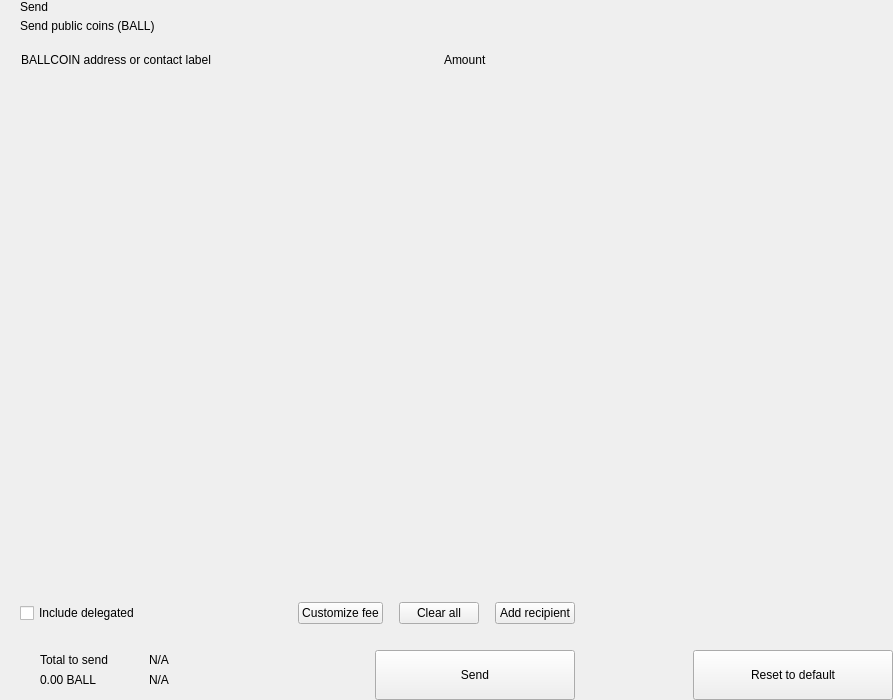
<?xml version="1.0" encoding="UTF-8"?>
<ui version="4.0">
 <class>send</class>
 <widget class="QWidget" name="send">
  <property name="geometry">
   <rect>
    <x>0</x>
    <y>0</y>
    <width>893</width>
    <height>700</height>
   </rect>
  </property>
  <property name="windowTitle">
   <string>Form</string>
  </property>
  <layout class="QHBoxLayout" name="horizontalLayout_2" stretch="2,1">
   <property name="spacing">
    <number>0</number>
   </property>
   <property name="leftMargin">
    <number>0</number>
   </property>
   <property name="topMargin">
    <number>0</number>
   </property>
   <property name="rightMargin">
    <number>0</number>
   </property>
   <property name="bottomMargin">
    <number>0</number>
   </property>
   <item>
    <widget class="QWidget" name="left" native="true">
     <layout class="QVBoxLayout" name="verticalLayout_3">
      <property name="spacing">
       <number>0</number>
      </property>
      <property name="leftMargin">
       <number>0</number>
      </property>
      <property name="topMargin">
       <number>0</number>
      </property>
      <property name="rightMargin">
       <number>0</number>
      </property>
      <property name="bottomMargin">
       <number>0</number>
      </property>
      <item>
       <layout class="QVBoxLayout" name="verticalLayout_22" stretch="0,0,0,1,0,0,0,0">
        <property name="spacing">
         <number>0</number>
        </property>
        <item>
         <layout class="QHBoxLayout" name="horizontalLayout_3">
          <property name="spacing">
           <number>0</number>
          </property>
          <property name="leftMargin">
           <number>20</number>
          </property>
          <property name="rightMargin">
           <number>20</number>
          </property>
          <item>
           <layout class="QVBoxLayout" name="verticalLayout">
            <property name="spacing">
             <number>5</number>
            </property>
            <item>
             <widget class="QLabel" name="labelTitle">
              <property name="text">
               <string>Send</string>
              </property>
              <property name="alignment">
               <set>Qt::AlignLeading|Qt::AlignLeft|Qt::AlignVCenter</set>
              </property>
             </widget>
            </item>
            <item>
             <widget class="QLabel" name="labelSubtitle1">
              <property name="text">
               <string>Send public coins (BALL)</string>
              </property>
             </widget>
            </item>
           </layout>
          </item>
          <item>
           <spacer name="horizontalSpacer">
            <property name="orientation">
             <enum>Qt::Horizontal</enum>
            </property>
            <property name="sizeHint" stdset="0">
             <size>
              <width>40</width>
              <height>20</height>
             </size>
            </property>
           </spacer>
          </item>
         </layout>
        </item>
        <item>
         <spacer name="verticalSpacer_2">
          <property name="orientation">
           <enum>Qt::Vertical</enum>
          </property>
          <property name="sizeType">
           <enum>QSizePolicy::Fixed</enum>
          </property>
          <property name="sizeHint" stdset="0">
           <size>
            <width>20</width>
            <height>20</height>
           </size>
          </property>
         </spacer>
        </item>
        <item>
         <layout class="QHBoxLayout" name="horizontalLayout" stretch="6,0,2">
          <property name="spacing">
           <number>0</number>
          </property>
          <property name="leftMargin">
           <number>10</number>
          </property>
          <property name="topMargin">
           <number>0</number>
          </property>
          <property name="rightMargin">
           <number>20</number>
          </property>
          <property name="bottomMargin">
           <number>0</number>
          </property>
          <item>
           <widget class="QLabel" name="labelSubtitleAddress">
            <property name="styleSheet">
             <string notr="true">margin-left:8px;</string>
            </property>
            <property name="text">
             <string>BALLCOIN address or contact label</string>
            </property>
           </widget>
          </item>
          <item>
           <spacer name="horizontalSpacer_3">
            <property name="orientation">
             <enum>Qt::Horizontal</enum>
            </property>
            <property name="sizeType">
             <enum>QSizePolicy::Fixed</enum>
            </property>
            <property name="sizeHint" stdset="0">
             <size>
              <width>40</width>
              <height>1</height>
             </size>
            </property>
           </spacer>
          </item>
          <item>
           <widget class="QLabel" name="labelSubtitleAmount">
            <property name="text">
             <string>Amount</string>
            </property>
           </widget>
          </item>
         </layout>
        </item>
        <item>
         <widget class="QScrollArea" name="scrollArea">
          <property name="minimumSize">
           <size>
            <width>0</width>
            <height>350</height>
           </size>
          </property>
          <property name="styleSheet">
           <string notr="true">#scrollArea {
            background:transparent;
            margin-top:10px;
}</string>
          </property>
          <property name="horizontalScrollBarPolicy">
           <enum>Qt::ScrollBarAlwaysOff</enum>
          </property>
          <property name="sizeAdjustPolicy">
           <enum>QAbstractScrollArea::AdjustIgnored</enum>
          </property>
          <property name="widgetResizable">
           <bool>true</bool>
          </property>
          <property name="alignment">
           <set>Qt::AlignLeading|Qt::AlignLeft|Qt::AlignTop</set>
          </property>
          <widget class="QWidget" name="scrollAreaWidgetContents">
           <property name="geometry">
            <rect>
             <x>0</x>
             <y>0</y>
             <width>591</width>
             <height>16</height>
            </rect>
           </property>
           <property name="sizePolicy">
            <sizepolicy hsizetype="Preferred" vsizetype="Maximum">
             <horstretch>0</horstretch>
             <verstretch>0</verstretch>
            </sizepolicy>
           </property>
           <property name="autoFillBackground">
            <bool>false</bool>
           </property>
           <property name="styleSheet">
            <string notr="true">#scrollAreaWidgetContents {
             background:transparent;
             }</string>
           </property>
           <layout class="QVBoxLayout" name="verticalLayout_7">
            <property name="spacing">
             <number>0</number>
            </property>
            <property name="sizeConstraint">
             <enum>QLayout::SetDefaultConstraint</enum>
            </property>
            <property name="leftMargin">
             <number>0</number>
            </property>
            <property name="topMargin">
             <number>0</number>
            </property>
            <property name="rightMargin">
             <number>0</number>
            </property>
            <property name="bottomMargin">
             <number>0</number>
            </property>
           </layout>
          </widget>
         </widget>
        </item>
        <item>
         <spacer name="verticalSpacer_4">
          <property name="orientation">
           <enum>Qt::Vertical</enum>
          </property>
          <property name="sizeType">
           <enum>QSizePolicy::Fixed</enum>
          </property>
          <property name="sizeHint" stdset="0">
           <size>
            <width>20</width>
            <height>20</height>
           </size>
          </property>
         </spacer>
        </item>
        <item>
         <layout class="QHBoxLayout" name="horizontalLayout_20">
          <property name="spacing">
           <number>6</number>
          </property>
          <property name="leftMargin">
           <number>20</number>
          </property>
          <property name="rightMargin">
           <number>20</number>
          </property>
          <item>
           <widget class="QCheckBox" name="checkBoxDelegations">
            <property name="layoutDirection">
             <enum>Qt::LeftToRight</enum>
            </property>
            <property name="text">
             <string>Include delegated</string>
            </property>
           </widget>
          </item>
          <item>
           <spacer name="horizontalSpacer_4">
            <property name="orientation">
             <enum>Qt::Horizontal</enum>
            </property>
            <property name="sizeHint" stdset="0">
             <size>
              <width>10</width>
              <height>20</height>
             </size>
            </property>
           </spacer>
          </item>
          <item>
           <widget class="QPushButton" name="pushButtonFee">
            <property name="focusPolicy">
             <enum>Qt::NoFocus</enum>
            </property>
            <property name="text">
             <string>Customize fee</string>
            </property>
           </widget>
          </item>
          <item>
           <spacer name="horizontalSpacer_11">
            <property name="orientation">
             <enum>Qt::Horizontal</enum>
            </property>
            <property name="sizeType">
             <enum>QSizePolicy::Minimum</enum>
            </property>
            <property name="sizeHint" stdset="0">
             <size>
              <width>10</width>
              <height>20</height>
             </size>
            </property>
           </spacer>
          </item>
          <item>
           <widget class="QPushButton" name="pushButtonClear">
            <property name="focusPolicy">
             <enum>Qt::NoFocus</enum>
            </property>
            <property name="layoutDirection">
             <enum>Qt::RightToLeft</enum>
            </property>
            <property name="text">
             <string>Clear all</string>
            </property>
           </widget>
          </item>
          <item>
           <spacer name="horizontalSpacer_6">
            <property name="orientation">
             <enum>Qt::Horizontal</enum>
            </property>
            <property name="sizeType">
             <enum>QSizePolicy::Fixed</enum>
            </property>
            <property name="sizeHint" stdset="0">
             <size>
              <width>10</width>
              <height>20</height>
             </size>
            </property>
           </spacer>
          </item>
          <item>
           <widget class="QPushButton" name="pushButtonAddRecipient">
            <property name="focusPolicy">
             <enum>Qt::NoFocus</enum>
            </property>
            <property name="text">
             <string>Add recipient</string>
            </property>
           </widget>
          </item>
         </layout>
        </item>
        <item>
         <spacer name="verticalSpacer">
          <property name="orientation">
           <enum>Qt::Vertical</enum>
          </property>
          <property name="sizeType">
           <enum>QSizePolicy::Fixed</enum>
          </property>
          <property name="sizeHint" stdset="0">
           <size>
            <width>20</width>
            <height>16</height>
           </size>
          </property>
         </spacer>
        </item>
        <item>
         <layout class="QHBoxLayout" name="horizontalLayout_7">
          <property name="rightMargin">
           <number>20</number>
          </property>
          <item>
           <layout class="QHBoxLayout" name="horizontalLayout_10">
            <property name="spacing">
             <number>0</number>
            </property>
            <property name="leftMargin">
             <number>8</number>
            </property>
            <item>
             <widget class="QStackedWidget" name="stackedWidget">
              <property name="minimumSize">
               <size>
                <width>0</width>
                <height>60</height>
               </size>
              </property>
              <property name="maximumSize">
               <size>
                <width>16777215</width>
                <height>60</height>
               </size>
              </property>
              <widget class="QWidget" name="page1">
               <layout class="QVBoxLayout" name="verticalLayout_71" stretch="0">
                <property name="spacing">
                 <number>6</number>
                </property>
                <property name="leftMargin">
                 <number>12</number>
                </property>
                <property name="topMargin">
                 <number>0</number>
                </property>
                <property name="rightMargin">
                 <number>0</number>
                </property>
                <property name="bottomMargin">
                 <number>0</number>
                </property>
                <item>
                 <widget class="QWidget" name="coinWidget" native="true">
                  <property name="minimumSize">
                   <size>
                    <width>0</width>
                    <height>60</height>
                   </size>
                  </property>
                  <property name="maximumSize">
                   <size>
                    <width>16777215</width>
                    <height>60</height>
                   </size>
                  </property>
                  <layout class="QHBoxLayout" name="horizontalLayout_9">
                   <property name="spacing">
                    <number>0</number>
                   </property>
                   <property name="leftMargin">
                    <number>20</number>
                   </property>
                   <property name="topMargin">
                    <number>10</number>
                   </property>
                   <property name="rightMargin">
                    <number>20</number>
                   </property>
                   <property name="bottomMargin">
                    <number>10</number>
                   </property>
                   <item>
                    <layout class="QVBoxLayout" name="verticalSend">
                     <property name="spacing">
                      <number>0</number>
                     </property>
                     <item>
                      <widget class="QLabel" name="labelTitleTotalSend">
                       <property name="text">
                        <string>Total to send</string>
                       </property>
                      </widget>
                     </item>
                     <item>
                      <widget class="QLabel" name="labelAmountSend">
                       <property name="text">
                        <string notr="true">0.00 BALL</string>
                       </property>
                      </widget>
                     </item>
                    </layout>
                   </item>
                   <item>
                    <spacer name="horizontalSpacer_9">
                     <property name="orientation">
                      <enum>Qt::Horizontal</enum>
                     </property>
                     <property name="sizeType">
                      <enum>QSizePolicy::Fixed</enum>
                     </property>
                     <property name="sizeHint" stdset="0">
                      <size>
                       <width>20</width>
                       <height>20</height>
                      </size>
                     </property>
                    </spacer>
                   </item>
                   <item>
                    <widget class="QLabel" name="labelLine">
                     <property name="minimumSize">
                      <size>
                       <width>1</width>
                       <height>0</height>
                      </size>
                     </property>
                     <property name="maximumSize">
                      <size>
                       <width>1</width>
                       <height>16777215</height>
                      </size>
                     </property>
                     <property name="text">
                      <string/>
                     </property>
                    </widget>
                   </item>
                   <item>
                    <spacer name="horizontalSpacer_10">
                     <property name="orientation">
                      <enum>Qt::Horizontal</enum>
                     </property>
                     <property name="sizeType">
                      <enum>QSizePolicy::Fixed</enum>
                     </property>
                     <property name="sizeHint" stdset="0">
                      <size>
                       <width>20</width>
                       <height>20</height>
                      </size>
                     </property>
                    </spacer>
                   </item>
                   <item>
                    <layout class="QVBoxLayout" name="verticalRemaining">
                     <property name="spacing">
                      <number>0</number>
                     </property>
                     <item>
                      <widget class="QLabel" name="labelTitleTotalRemaining">
                       <property name="text">
                        <string notr="true">N/A</string>
                       </property>
                      </widget>
                     </item>
                     <item>
                      <widget class="QLabel" name="labelAmountRemaining">
                       <property name="text">
                        <string notr="true">N/A</string>
                       </property>
                      </widget>
                     </item>
                    </layout>
                   </item>
                  </layout>
                 </widget>
                </item>
               </layout>
              </widget>
              <widget class="QWidget" name="page_2"/>
             </widget>
            </item>
           </layout>
          </item>
          <item>
           <spacer name="horizontalSpacer_5">
            <property name="orientation">
             <enum>Qt::Horizontal</enum>
            </property>
            <property name="sizeType">
             <enum>QSizePolicy::Expanding</enum>
            </property>
            <property name="sizeHint" stdset="0">
             <size>
              <width>40</width>
              <height>20</height>
             </size>
            </property>
           </spacer>
          </item>
          <item alignment="Qt::AlignBottom">
           <widget class="QPushButton" name="pushButtonSave">
            <property name="minimumSize">
             <size>
              <width>200</width>
              <height>50</height>
             </size>
            </property>
            <property name="maximumSize">
             <size>
              <width>200</width>
              <height>50</height>
             </size>
            </property>
            <property name="focusPolicy">
             <enum>Qt::NoFocus</enum>
            </property>
            <property name="text">
             <string>Send</string>
            </property>
           </widget>
          </item>
         </layout>
        </item>
       </layout>
      </item>
     </layout>
    </widget>
   </item>
   <item>
    <widget class="QWidget" name="right" native="true">
     <layout class="QVBoxLayout" name="verticalLayout_5">
      <property name="leftMargin">
       <number>0</number>
      </property>
      <property name="topMargin">
       <number>0</number>
      </property>
      <property name="rightMargin">
       <number>0</number>
      </property>
      <property name="bottomMargin">
       <number>0</number>
      </property>
      <item>
       <layout class="QVBoxLayout" name="verticalLayout_4">
        <property name="spacing">
         <number>6</number>
        </property>
        <item>
         <widget class="OptionButton" name="btnCoinControl" native="true">
          <property name="minimumSize">
           <size>
            <width>0</width>
            <height>50</height>
           </size>
          </property>
         </widget>
        </item>
        <item>
         <widget class="OptionButton" name="btnChangeAddress" native="true">
          <property name="minimumSize">
           <size>
            <width>0</width>
            <height>50</height>
           </size>
          </property>
         </widget>
        </item>
        <item>
         <widget class="OptionButton" name="btnUri" native="true">
          <property name="minimumSize">
           <size>
            <width>0</width>
            <height>50</height>
           </size>
          </property>
         </widget>
        </item>
        <item>
         <spacer name="verticalSpacer_5">
          <property name="orientation">
           <enum>Qt::Vertical</enum>
          </property>
          <property name="sizeHint" stdset="0">
           <size>
            <width>20</width>
            <height>40</height>
           </size>
          </property>
         </spacer>
        </item>
        <item>
         <layout class="QHBoxLayout" name="horizontalLayout_8">
          <item>
           <spacer name="horizontalSpacer_7">
            <property name="orientation">
             <enum>Qt::Horizontal</enum>
            </property>
            <property name="sizeHint" stdset="0">
             <size>
              <width>40</width>
              <height>20</height>
             </size>
            </property>
           </spacer>
          </item>
          <item>
           <widget class="QPushButton" name="pushButtonReset">
            <property name="minimumSize">
             <size>
              <width>200</width>
              <height>50</height>
             </size>
            </property>
            <property name="maximumSize">
             <size>
              <width>200</width>
              <height>50</height>
             </size>
            </property>
            <property name="focusPolicy">
             <enum>Qt::NoFocus</enum>
            </property>
            <property name="text">
             <string>Reset to default</string>
            </property>
           </widget>
          </item>
         </layout>
        </item>
       </layout>
      </item>
     </layout>
    </widget>
   </item>
  </layout>
 </widget>
 <customwidgets>
  <customwidget>
   <class>OptionButton</class>
   <extends>QWidget</extends>
   <header>qt/ballcoin/optionbutton.h</header>
   <container>1</container>
  </customwidget>
 </customwidgets>
 <resources/>
 <connections/>
</ui>
